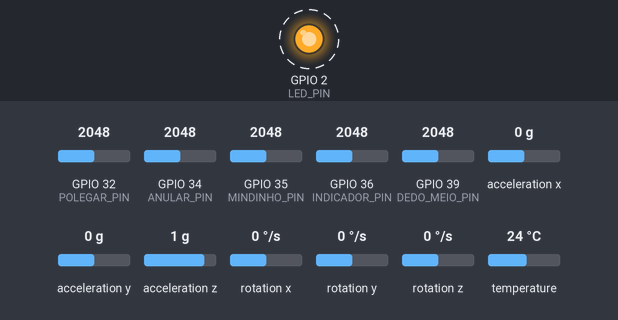
Bench run of a sketch on a simulated ESP32. Parts: output pins drawn as LEDs (lit = HIGH). Dashed ring = blinking. Inputs (shaded band) come from the test bench; at power-on: GPIO 32 (POLEGAR_PIN) = 2048, GPIO 34 (ANULAR_PIN) = 2048, GPIO 35 (MINDINHO_PIN) = 2048, GPIO 36 (INDICADOR_PIN) = 2048, GPIO 39 (DEDO_MEIO_PIN) = 2048, acceleration x 0 g, acceleration y 0 g, acceleration z 1 g, rotation x 0 °/s, rotation y 0 °/s, rotation z 0 °/s, temperature 24 °C. Nothing arrives over Bluetooth unless stated; a phone connects over Bluetooth LE 3 s after start; what the sketch prints to the serial monitor is not drawn.

Above: at 1.15 s.
Timing chart, 0 to 4.0 s (numbered marks = the images above):
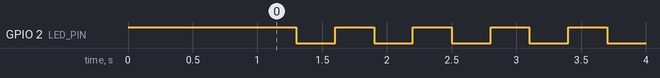

The sketch:

luvaCompleta.ino
```cpp
#pragma region includes

#include <BLEDevice.h>
#include <BLEServer.h>
#include <Ticker.h>
#include <Adafruit_MPU6050.h>

#pragma endregion


#pragma region defines

#define BLE_SERVICE_UUID "f6467fe0-3af7-4bdb-b5a5-4c9a5dec1568"
#define SEND_DATA_CHARACTERISTIC_UUID "6623079c-f1e4-433a-8bb6-d78c713eb51c"

#define INDICADOR_PIN 36
#define DEDO_MEIO_PIN 39
#define ANULAR_PIN 34
#define MINDINHO_PIN 35
#define POLEGAR_PIN 32

#define LED_PIN 2


#pragma endregion

#pragma region mpu_variables

Adafruit_MPU6050 mpu;

int16_t ax, ay, az;
int16_t gx, gy, gz;

char *axStr, *ayStr, *azStr;
char *gxStr, *gyStr, *gzStr;

#pragma endregion

#pragma region ble_variables

BLEServer *pServer = NULL;

BLECharacteristic *sendDataCharacteristic = NULL;
bool isBLEConnected = false;

#pragma endregion

Ticker ticker;

void changeLed() {digitalWrite(LED_PIN, !digitalRead(LED_PIN));}


//stop ble server
void stopBLE()
{
  BLEDevice::stopAdvertising();
  BLEDevice::deinit(true);
}


// ble server callbacks
class MyBLEServerCallbacks : public BLEServerCallbacks
{
  void onConnect(BLEServer *pServer)
  {
    Serial.println("Bluetooth Connected");
    isBLEConnected = true;
    ticker.detach();
    digitalWrite(LED_PIN, LOW);
  }

  void onDisconnect(BLEServer *pServer)
  {
    digitalWrite(LED_PIN, HIGH);
    Serial.println("Bluetooth Disconnected");
    isBLEConnected = false;

    delay(1000);
    BLEDevice::startAdvertising();
    Serial.println("Waiting a client connection to notify...");
    ticker.attach(0.3, changeLed);
  }
};


//init ble server and its characteristics
void initBLE()
{
  //init ble
  BLEDevice::init("ESP32_LUVA");

  //create server
  pServer = BLEDevice::createServer();
  pServer->setCallbacks(new MyBLEServerCallbacks());

  //create the service
  BLEService *pService = pServer->createService(BLE_SERVICE_UUID);

  //create characteristic
  sendDataCharacteristic = pService->createCharacteristic(SEND_DATA_CHARACTERISTIC_UUID, BLECharacteristic::PROPERTY_NOTIFY);


  // Start the service
  pService->start();

  // Start advertising
  BLEAdvertising *pAdvertising = BLEDevice::getAdvertising();
  pAdvertising->addServiceUUID(BLE_SERVICE_UUID);
  BLEDevice::startAdvertising();
  Serial.println("Waiting a client connection to notify...");
  ticker.attach(0.3, changeLed);

}


void setup()
{
  pinMode(LED_PIN, OUTPUT);
  digitalWrite(LED_PIN, HIGH);

  Serial.begin(115200);

  delay(1000);

  if(mpu.begin()) Serial.println("MPU6050 connection successful");

  else Serial.println( "MPU6050 connection failed");

  initBLE();

}

void loop()
{
  if(isBLEConnected)
  {
    sensors_event_t a, g, temp;
    mpu.getEvent(&a, &g, &temp);

    char jsonBuffer[90];

    sprintf(jsonBuffer, "{\"flex\":[%d,%d,%d,%d,%d],\"aceleracao\":[%.2f,%.2f,%.2f]}",
      analogRead(POLEGAR_PIN),
      analogRead(INDICADOR_PIN),
      analogRead(DEDO_MEIO_PIN),
      analogRead(ANULAR_PIN),
      analogRead(MINDINHO_PIN),
      a.acceleration.x,
      a.acceleration.y,
      a.acceleration.z
    );

    sendDataCharacteristic->setValue(jsonBuffer);
    sendDataCharacteristic->notify();

    delay(10);
  }
}
```

Measured:
- by itself, GPIO 2 (LED_PIN): alternates HIGH for 0.30 s and LOW for 0.30 s, 9 changes in all, then stays LOW
